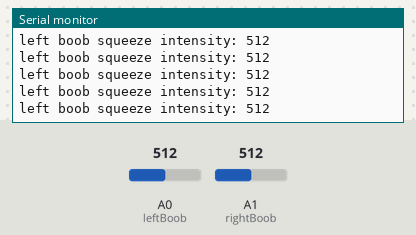
This sketch was run on a simulated Arduino Uno, built with avr-gcc and run on an emulated ATmega328P. Parts: the last lines printed to the serial monitor. Inputs (shaded band) come from the test bench; at power-on: A1 (rightBoob) = 512, A0 (leftBoob) = 512.

Above: at 1.2 s.
1.3 s: A1 (rightBoob) set to 531
At 1.68 s:
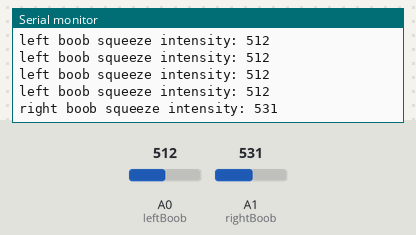
3.5 s: A0 (leftBoob) set to 538
At 3.69 s:
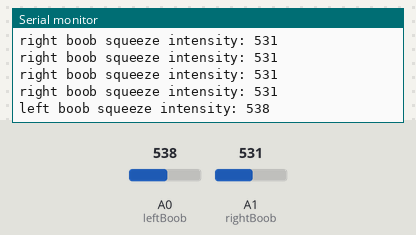
6.5 s: A1 (rightBoob) set to 703
At 6.7 s:
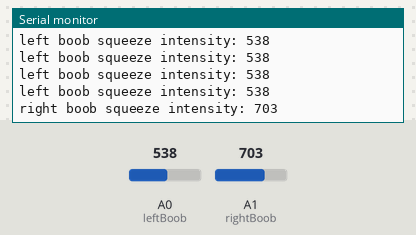
8.0 s: A1 (rightBoob) set to 723
At 8.2 s:
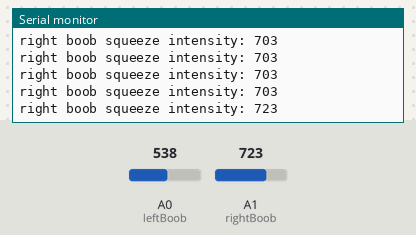
Timing chart, 0 to 10.5 s (numbered marks = the images above; inputs shaded):
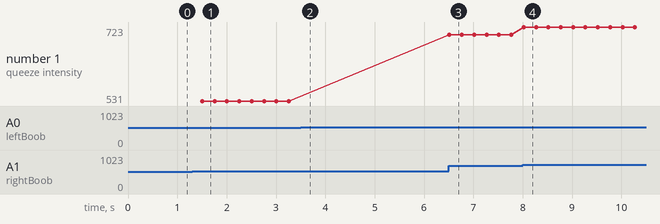

Measured:
- the behaviour switches between 512 and 513 on A1 (rightBoob) (found by bisection; images 0 and 1)
- the behaviour switches between 530 and 531 on A0 (leftBoob) (found by bisection; images 1 and 2)
- after the input at 1.3 s, the serial monitor: prints a new line after 0.20 s (image 1)
- after the input at 3.5 s, the serial monitor: prints a new line at once (image 2)
- after the input at 6.5 s, the serial monitor: prints a new line at once (image 3)
- after the input at 8.0 s, the serial monitor: prints a new line at once (image 4)
- plotted number 1: 531 → 703 after the input at 6.5 s, 703 → 723 after the input at 8.0 s

The sketch:

fsr_02.ino
```cpp
//From the article: http://bildr.org/2012/11/force-sensitive-resistor-arduino

int leftBoob = A0;
int rightBoob = A1;

void setup(){
  Serial.begin(9600);
}

void loop(){
  int leftBoobSqueeze = analogRead(leftBoob);
  int rightBoobSqueeze = analogRead(rightBoob);

  if(leftBoobSqueeze > 0 || rightBoobSqueeze > 0) {
    if(leftBoobSqueeze >= rightBoobSqueeze) {
      Serial.print("left boob squeeze intensity: ");
      Serial.println(leftBoobSqueeze);
    }

    else if(leftBoobSqueeze <= rightBoobSqueeze) {
      Serial.print("right boob squeeze intensity: ");
      Serial.println(rightBoobSqueeze);
    }
}

  delay(250); //just here to slow down the output for easier reading
}
```
